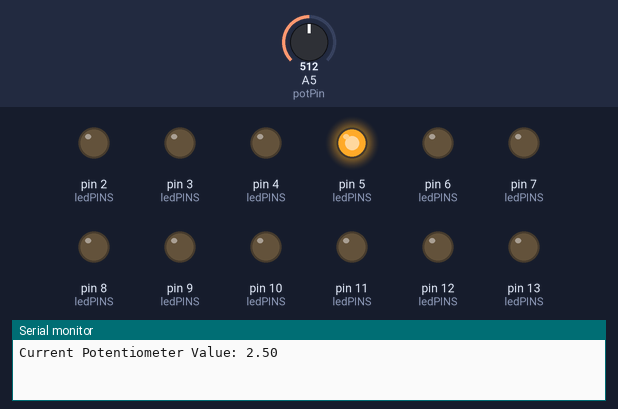
Simulated run of this sketch. Board: Arduino Uno, built with avr-gcc and run on an emulated ATmega328P. Parts: output pins drawn as LEDs (lit = HIGH), the last lines printed to the serial monitor. Dashed ring = blinking. Inputs (shaded band) come from the test bench; at power-on: A5 (potPin) = 512.

Above: at 0.92 s.
4.2 s: A5 (potPin) set to 0
At 4.72 s:
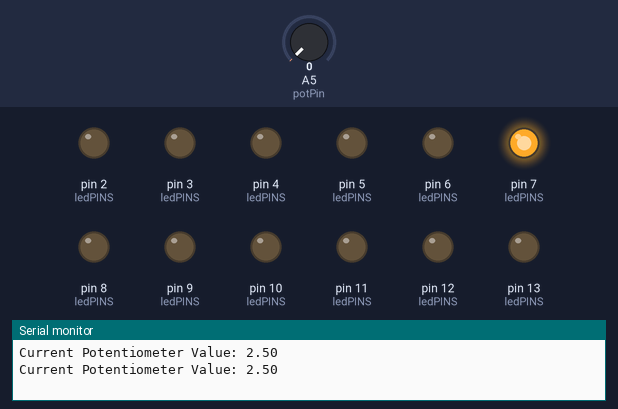
At 7.4 s:
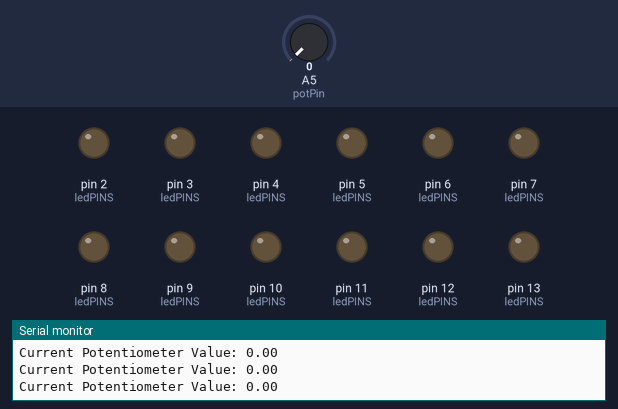
12.4 s: A5 (potPin) set to 122
At 22.55 s:
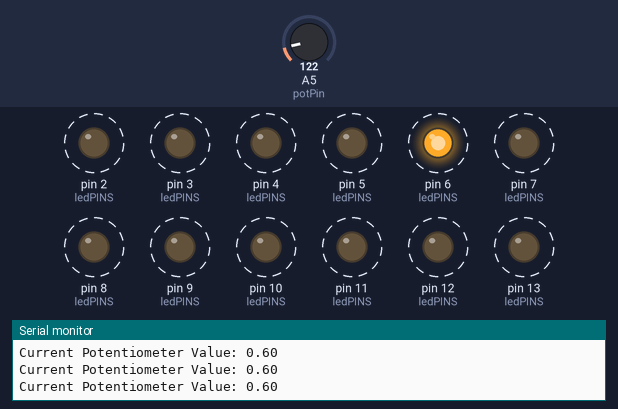
Timing chart, 0 to 22.6 s (numbered marks = the images above; inputs shaded):
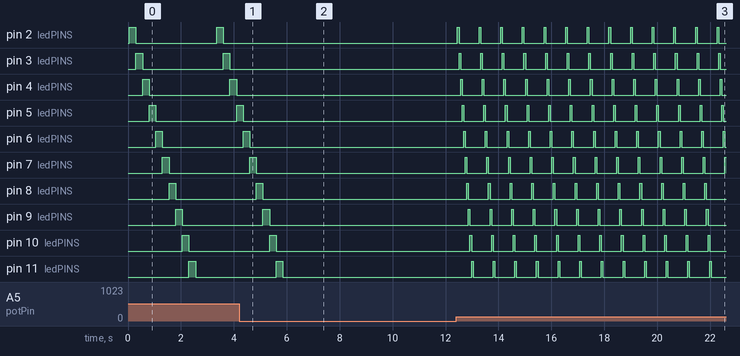

The sketch:

Potentiometer-LED-Wave.ino
```cpp
const int potPin = A5; // Pin For Potentionmeter

int ledPINS[] = {2, 3, 4, 5, 6, 7, 8, 9, 10, 11, 12, 13}; // Unused LED Pin Array

void setup() {

  // LED Pins

  pinMode(2, OUTPUT);
  pinMode(3, OUTPUT);
  pinMode(4, OUTPUT);
  pinMode(5, OUTPUT);
  pinMode(6, OUTPUT);
  pinMode(7, OUTPUT);
  pinMode(8, OUTPUT);
  pinMode(9, OUTPUT);
  pinMode(10, OUTPUT);
  pinMode(11, OUTPUT);
  pinMode(12, OUTPUT);
  pinMode(13, OUTPUT);

  Serial.begin(9600); // Begin Serial Call
}

void loop() {

  int A5Val = analogRead(potPin); // Voltage Across Potentiometer
  float Voltage = A5Val * (5.0 / 1023.0); // Converts Read Data To Correct Voltage
  int LEDTime = Voltage * (100.0);

  Serial.print("Current Potentiometer Value: ");
  Serial.println(Voltage); // Displays Current Potentiometer Value
    delay(50);

    digitalWrite(2, HIGH); delay(LEDTime);
    digitalWrite(3, HIGH); digitalWrite(2, LOW); delay(LEDTime);
    digitalWrite(4, HIGH); digitalWrite(3, LOW); delay(LEDTime);
    digitalWrite(5, HIGH); digitalWrite(4, LOW); delay(LEDTime);
    digitalWrite(6, HIGH); digitalWrite(5, LOW); delay(LEDTime);
    digitalWrite(7, HIGH); digitalWrite(6, LOW); delay(LEDTime);
    digitalWrite(8, HIGH); digitalWrite(7, LOW); delay(LEDTime);
    digitalWrite(9, HIGH); digitalWrite(8, LOW); delay(LEDTime);
    digitalWrite(10, HIGH); digitalWrite(9, LOW); delay(LEDTime);
    digitalWrite(11, HIGH); digitalWrite(10, LOW); delay(LEDTime);
    digitalWrite(12, HIGH); digitalWrite(11, LOW); delay(LEDTime);
    digitalWrite(13, HIGH); digitalWrite(12, LOW); delay(LEDTime);
    digitalWrite(13, LOW); delay(LEDTime);
}
```

Measured:
- after the input at 4.2 s, pin 2 (ledPINS), pin 3 (ledPINS), pin 4 (ledPINS): stops changing and stays LOW; pin 5 (ledPINS): goes on until 4.4 s, then stays LOW; pin 6 (ledPINS): goes on until 4.6 s, then stays LOW; pin 7 (ledPINS): goes on until 4.9 s, then stays LOW; pin 8 (ledPINS): goes on until 5.1 s, then stays LOW
- after the input at 12.4 s, pin 2 (ledPINS): alternates HIGH for 0.06 s and LOW for 0.76 s, starting after 0.05 s; pin 3 (ledPINS): alternates HIGH for 0.06 s and LOW for 0.76 s, starting after 0.11 s
- by itself, pin 2 (ledPINS), pin 3 (ledPINS), pin 4 (ledPINS): alternates HIGH for 0.25 s and LOW for 3.1 s
